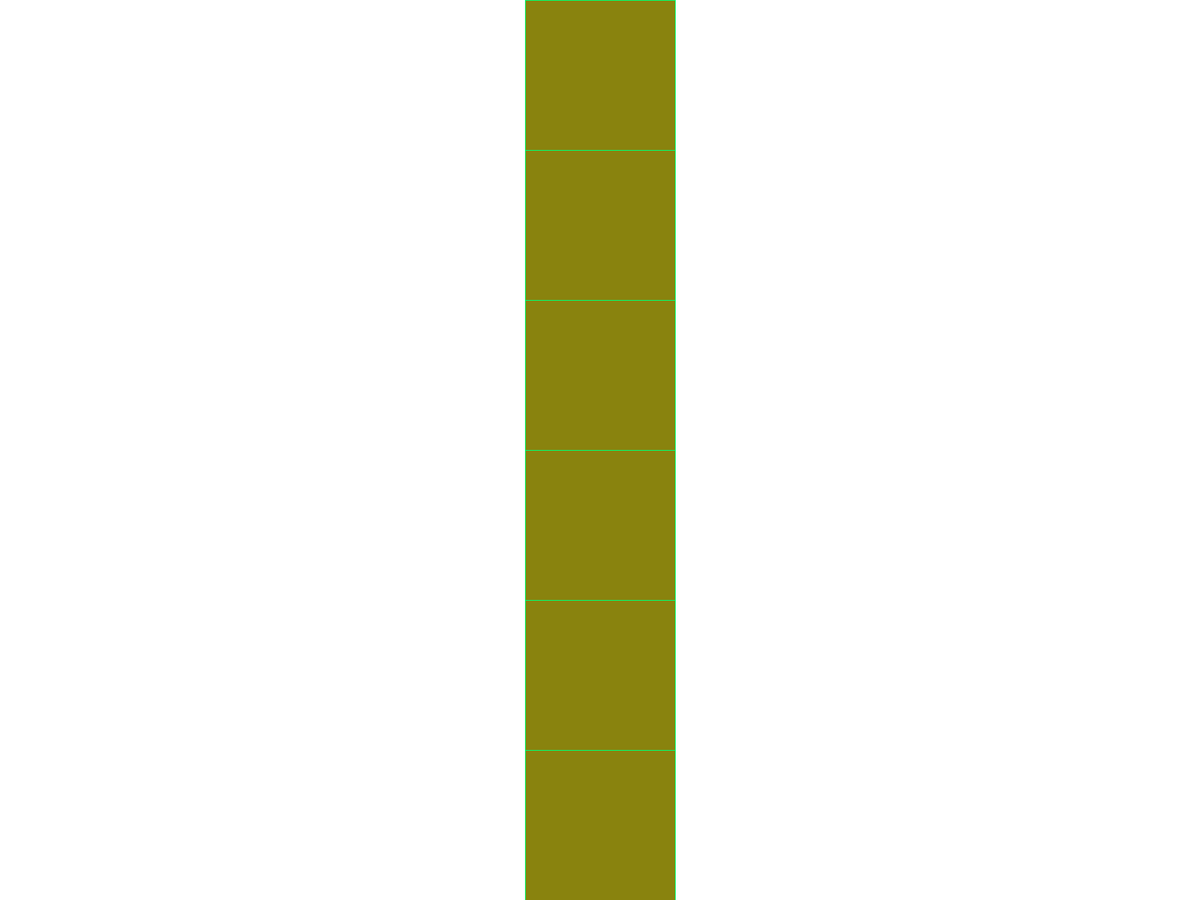
Frame 1 (no input)
Frame 60 (the mouse pressed at the canvas centre just before this capture): identical to frame 1, image omitted
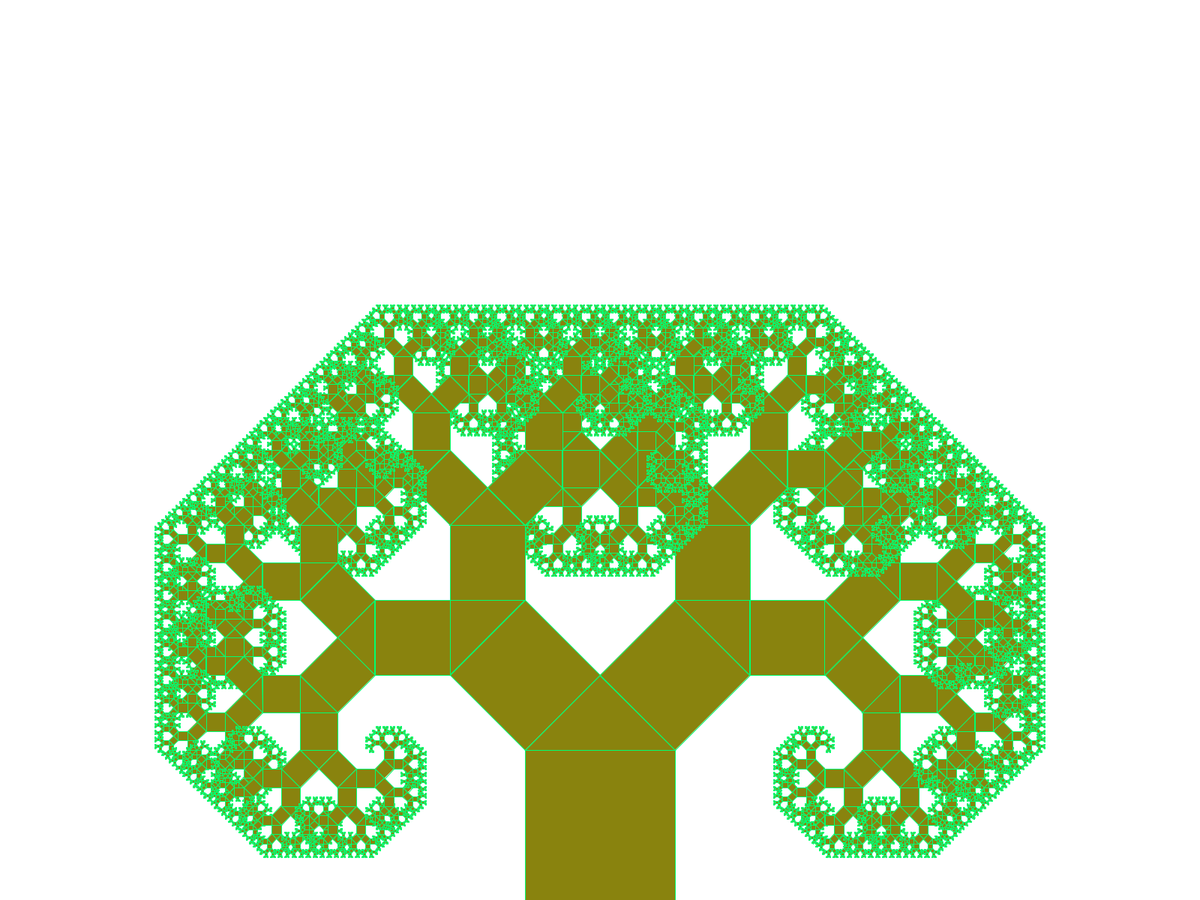
Frame 120 (the mouse held since frame 60 and released just before this capture)

The Processing sketch that drew these frames (run headless with seeded random() and noise(); from frame 60 on, the mouse is pressed at the canvas centre):

// Processing sketch: PythagorasBaum
// ── PythagorasBaum.pde
void setup() {
  fullScreen();
  background(255);
  frameRate(30);
}
void draw() {
  background(255);
  pythbaum(width/2, height, height/6, map(mouseX,0,width,0,PI), 14);
}
void pythbaum(float x, float y, float a, float angle, int rek) {
  float angle2 = PI-angle;
  float c = a*sin(angle/2);
  float d = a*sin(angle2/2);
  if (rek>1) {
    stroke(#00FF70);
    fill(#89830E);
    translate(x, y);
    rect(-a/2, -a, a, a);
    triangle(-a/2, -a, cos(angle)*a/2, -a-sin(angle)*a/2, a/2, -a);
    translate(cos(angle)*a/2, -a-sin(angle)*a/2);
    pushMatrix();
    rotate(angle2/2);
    pythbaum(c/2, 0, c, angle, rek-1);
    rotate(-angle2/2);
    popMatrix();
    rotate(-angle/2);
    pythbaum(-d/2, 0, d, angle2, rek-1);
  } else {
    translate(x, y);
    rect(-a/2, -a, a, a);
    triangle(-a/2, -a, cos(angle)*a/2, -a-sin(angle)*a/2, a/2, -a);
    
  }
}
